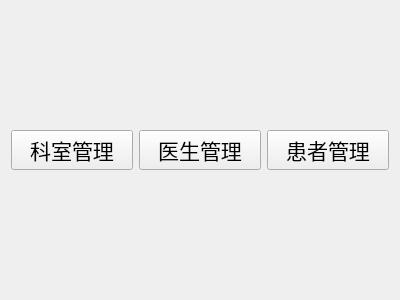
<?xml version="1.0" encoding="UTF-8"?>
<ui version="4.0">
 <class>WelcomeView</class>
 <widget class="QWidget" name="WelcomeView">
  <property name="geometry">
   <rect>
    <x>0</x>
    <y>0</y>
    <width>400</width>
    <height>300</height>
   </rect>
  </property>
  <property name="windowTitle">
   <string>欢迎</string>
  </property>
  <layout class="QVBoxLayout" name="verticalLayout">
   <item>
    <spacer name="verticalSpacer">
     <property name="orientation">
      <enum>Qt::Orientation::Vertical</enum>
     </property>
     <property name="sizeHint" stdset="0">
      <size>
       <width>20</width>
       <height>123</height>
      </size>
     </property>
    </spacer>
   </item>
   <item>
    <layout class="QHBoxLayout" name="horizontalLayout">
     <item>
      <widget class="QPushButton" name="btDepartment">
       <property name="font">
        <font>
         <pointsize>16</pointsize>
        </font>
       </property>
       <property name="text">
        <string>科室管理</string>
       </property>
      </widget>
     </item>
     <item>
      <widget class="QPushButton" name="btDoctor">
       <property name="font">
        <font>
         <pointsize>16</pointsize>
        </font>
       </property>
       <property name="text">
        <string>医生管理</string>
       </property>
      </widget>
     </item>
     <item>
      <widget class="QPushButton" name="btPatient">
       <property name="font">
        <font>
         <pointsize>16</pointsize>
        </font>
       </property>
       <property name="text">
        <string>患者管理</string>
       </property>
      </widget>
     </item>
    </layout>
   </item>
   <item>
    <spacer name="verticalSpacer_2">
     <property name="orientation">
      <enum>Qt::Orientation::Vertical</enum>
     </property>
     <property name="sizeHint" stdset="0">
      <size>
       <width>20</width>
       <height>122</height>
      </size>
     </property>
    </spacer>
   </item>
  </layout>
 </widget>
 <resources/>
 <connections/>
</ui>
